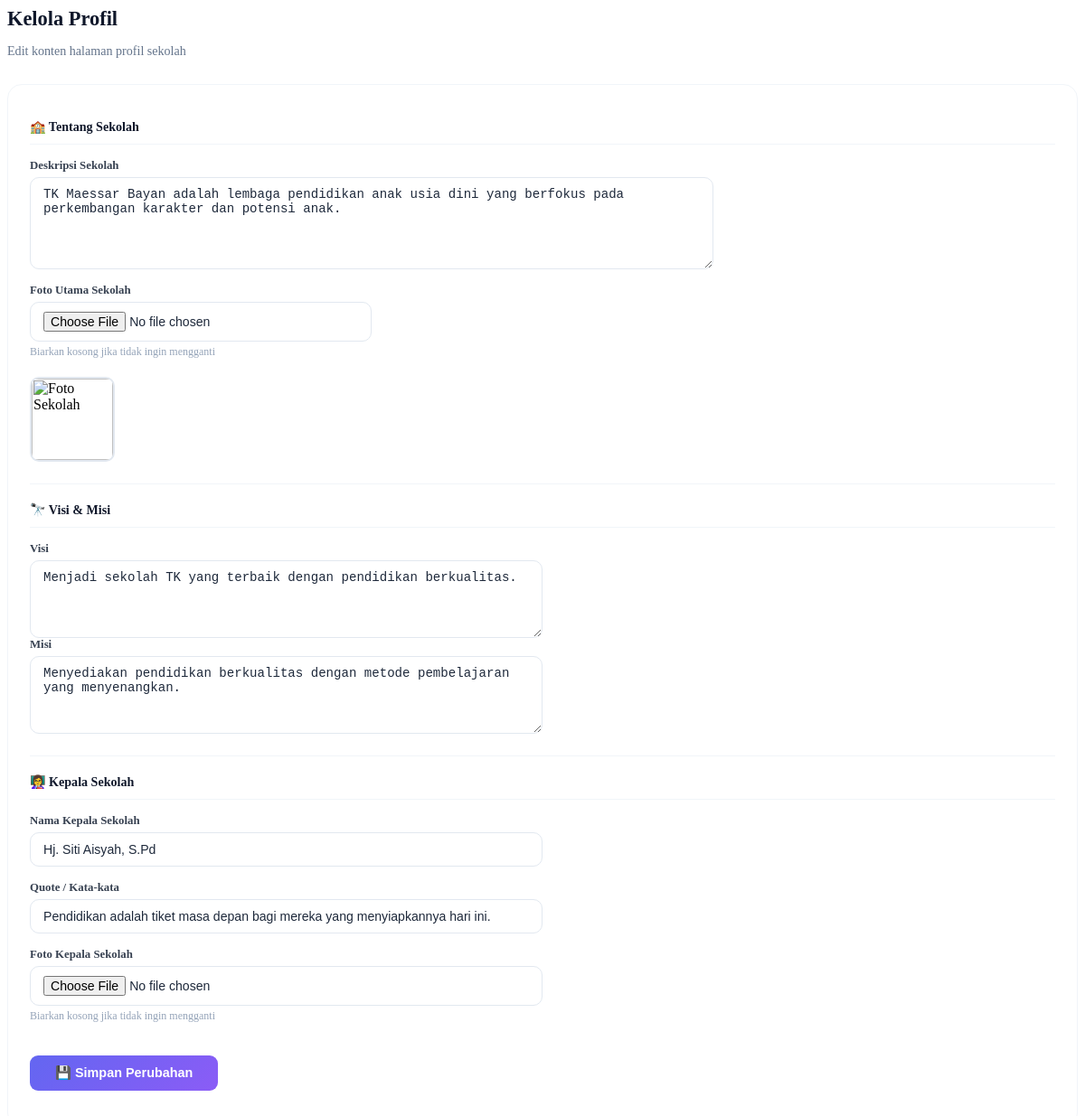
The app's page /admin/kelola_profil.php with its own data.
### tables this page shows
CREATE TABLE IF NOT EXISTS profil (
    id INT(11) AUTO_INCREMENT PRIMARY KEY,
    tentang TEXT DEFAULT NULL,
    visi TEXT DEFAULT NULL,
    misi TEXT DEFAULT NULL,
    kepsek_nama VARCHAR(100) DEFAULT NULL,
    kepsek_quote TEXT DEFAULT NULL,
    kepsek_foto VARCHAR(255) DEFAULT NULL,
    foto_sekolah VARCHAR(255) DEFAULT NULL,
    foto_hero VARCHAR(255) DEFAULT NULL,
    alamat_sekolah TEXT DEFAULT NULL,
    no_telp VARCHAR(50) DEFAULT NULL,
    email VARCHAR(100) DEFAULT NULL
);

### admin/kelola_profil.php (the view, shortened to what this page needs)
<?php
include 'db.php';
$result = mysqli_query($conn, "SELECT * FROM profil LIMIT 1");
$row    = $result ? mysqli_fetch_assoc($result) : [];
$row    = $row ?: ['tentang'=>'','visi'=>'','misi'=>'','kepsek_nama'=>'','kepsek_quote'=>'','kepsek_foto'=>'','foto_sekolah'=>''];
?>
<p class="page-title">Kelola Profil</p>
<p class="page-sub">Edit konten halaman profil sekolah</p>
<div class="mod-card">
    <form method="POST" enctype="multipart/form-data">
        <p class="section-head">🏫 Tentang Sekolah</p>
        <div class="row mb-4">
            <div class="col-8">
                <div class="mb-3">
                    <label class="form-label">Deskripsi Sekolah</label>
                    <textarea name="tentang" class="form-control" rows="5"><?= htmlspecialchars($row['tentang']) ?></textarea>
                </div>
            </div>
            <div class="col-4">
                <label class="form-label">Foto Utama Sekolah</label>
                <input type="file" name="foto_sekolah" class="form-control" accept="image/*">
                <p class="hint">Biarkan kosong jika tidak ingin mengganti</p>
                <?php $ps = !empty($row['foto_sekolah']) ? "../umum/foto/".$row['foto_sekolah'] : "../umum/sekolah.jpeg"; ?>
                <img src="<?= htmlspecialchars($ps) ?>" class="preview-img" alt="Foto Sekolah">
            </div>
        </div>
        <hr class="divider">
        <p class="section-head">🔭 Visi &amp; Misi</p>
        <div class="row mb-4">
            <div class="col-6">
                <label class="form-label">Visi</label>
                <textarea name="visi" class="form-control" rows="4"><?= htmlspecialchars($row['visi']) ?></textarea>
            </div>
            <div class="col-6">
                <label class="form-label">Misi</label>
                <textarea name="misi" class="form-control" rows="4"><?= htmlspecialchars($row['misi']) ?></textarea>
            </div>
        </div>
        <hr class="divider">
        <p class="section-head">👩‍🏫 Kepala Sekolah</p>
        <div class="row mb-4">
            <div class="col-6">
                <div class="mb-3">
                    <label class="form-label">Nama Kepala Sekolah</label>
                    <input type="text" name="kepsek_nama" class="form-control" value="<?= htmlspecialchars($row['kepsek_nama']) ?>">
                </div>
                <div class="mb-3">
                    <label class="form-label">Quote / Kata-kata</label>
                    <input type="text" name="kepsek_quote" class="form-control" value="<?= htmlspecialchars($row['kepsek_quote'] ?? '') ?>">
                </div>
            </div>
            <div class="col-6">
                <label class="form-label">Foto Kepala Sekolah</label>
                <input type="file" name="kepsek_foto" class="form-control" accept="image/*">
                <p class="hint">Biarkan kosong jika tidak ingin mengganti</p>
            </div>
        </div>
        <button type="submit" name="update" class="btn-save">💾 Simpan Perubahan</button>
    </form>
</div>

### admin/kelola_profil.php (style rules this page uses)
.page-title { font-size:1.4rem;font-weight:800;color:#0f172a;margin-bottom:4px; }
.page-sub { font-size:.88rem;color:#64748b;margin-bottom:28px; }
.mod-card { background:white;border-radius:16px;border:1px solid #f1f5f9;padding:24px;margin-bottom:20px; }
.section-head { font-size:.88rem;font-weight:700;color:#0f172a;margin-bottom:16px;padding-bottom:10px;border-bottom:1px solid #f1f5f9;display:flex;align-items:center;gap:6px; }
.form-label { font-size:.8rem;font-weight:600;color:#374151;margin-bottom:5px;display:block; }
.form-control,.form-select { border:1.5px solid #e2e8f0;border-radius:10px;padding:10px 14px;font-size:.88rem;color:#1e293b;transition:border-color .2s,box-shadow .2s;width:100%; }
.btn-save { background:linear-gradient(135deg,#6366f1,#8b5cf6);color:white;border:none;border-radius:9px;padding:11px 28px;font-size:.9rem;font-weight:600;cursor:pointer;transition:all .2s; }
.preview-img { width:90px;height:90px;border-radius:10px;object-fit:cover;border:2px solid #e2e8f0;margin-top:8px; }
.hint { font-size:.75rem;color:#94a3b8;margin-top:4px; }
.row { display:flex;flex-wrap:wrap;gap:0; }
.col-8 { flex:0 0 66.66%;max-width:66.66%;padding-right:16px; }
.col-4 { flex:0 0 33.33%;max-width:33.33%; }
.col-6 { flex:0 0 50%;max-width:50%;padding-right:12px; }
.col-6:last-child { padding-right:0; }
.mb-3 { margin-bottom:16px; }
.mb-4 { margin-bottom:24px; }
.divider { border:none;border-top:1px solid #f1f5f9;margin:20px 0; }

### records on screen
profil: tentang "TK Maessar Bayan adalah lembaga pendidikan anak usia dini yang berfokus pada perkembangan karakter dan potensi anak.", visi "Menjadi sekolah TK yang terbaik dengan pendidikan berkualitas.", misi "Menyediakan pendidikan berkualitas dengan metode pembelajaran yang menyenangkan.", kepsek_nama "Hj. Siti Aisyah, S.Pd", kepsek_quote "Pendidikan adalah tiket masa depan bagi mereka yang menyiapkannya hari ini."
